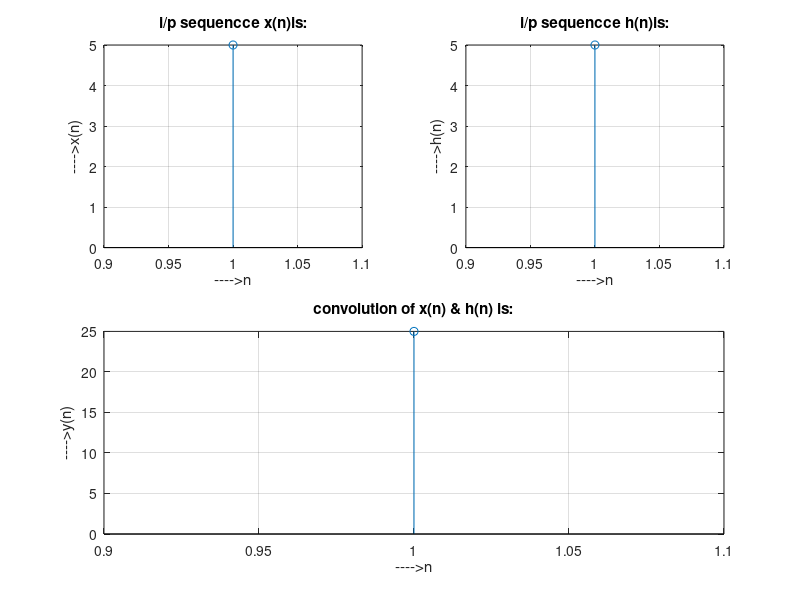

MATLAB code to generate this figure:
%-MD MAHADI HASAN NAHID
%-Lecturer, CSE, SUST
%-CSE 426 - Digitall Signal Processing 

%circular convolution program

clear all;
close all;
clc;


disp('circular convolution program');

x=input('enter i/p x(n):');
m=length(x);
h=input('enter i/p sequence h(n)');
n=length(h);

subplot(2,2,1), stem(x);
title('i/p sequencce x(n)is:');
xlabel('---->n');
ylabel('---->x(n)');grid;

subplot(2,2,2), stem(h);
title('i/p sequencce h(n)is:');
xlabel('---->n');
ylabel('---->h(n)');grid;

disp('circular convolution of x(n) & h(n) is y(n):');
if(m-n~=0)
    if(m>n)
        h=[h,zeros(1,m-n)];
        n=m;
    end
        x=[x,zeros(1,n-m)];
        m=n;
end

y=zeros(1,n);
y(1)=0;
a(1)=h(1);

for j=2:n
    a(j)=h(n-j+2);
end

%ciruclar conv
for i=1:n
    y(1)=y(1)+x(i)*a(i);
    end

for k=2:n
    y(k)=0;
    % circular shift
    for j=2:n
        x2(j)=a(j-1);
    end
    x2(1)=a(n);
       
    for i=1:n
        if(i<n+1)
            a(i)=x2(i);
        y(k)=y(k)+x(i)*a(i);
        end
    end
end
y
subplot(2,2,[3,4]),stem(y);
title('convolution of x(n) & h(n) is:');
xlabel('---->n');
ylabel('---->y(n)');grid;


